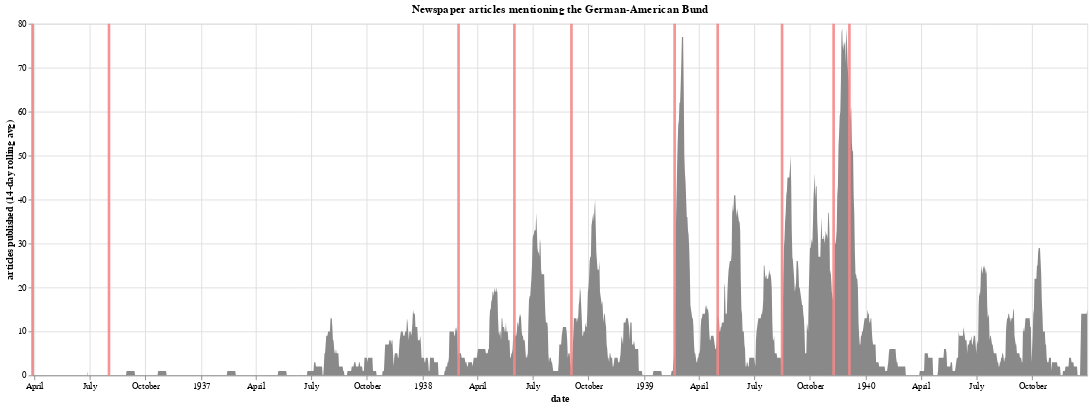

The code cell stored with this chart in its notebook:
### Markdown cell above
## **1936 to 1940 Newspaper Coverage of the German American Bund**

Values are based on a 14-day rolling average to better asses magnitude and frequency of coverage. Red bars represent key dates. Hover over elements for more details.

### Code cell
(articles_rolling + keydates).properties(height=400, width=1200)

### Figure 1 — Vega-Lite specification as saved in the notebook (floating-point values rounded to 4 significant figures; data arrays with more than 128 entries replaced by an {"elided": "..."} marker saying what was removed)
{"config": {"view": {"continuousWidth": 400, "continuousHeight": 300}}, "layer": [{"data": {"name": "data-997b4208e8b3b676f4963cbf7bfef927"}, "mark": {"type": "area", "color": "#898989"}, "encoding": {"tooltip": [{"field": "date", "type": "temporal"}, {"field": "total", "type": "quantitative"}], "x": {"field": "date", "type": "temporal"}, "y": {"axis": {"title": "articles published (14-day rolling avg)"}, "field": "total", "type": "quantitative"}}, "title": "Newspaper articles mentioning the German-American Bund"}, {"data": {"name": "data-331359eced56ebd97d6d444f7ac5ccd7"}, "mark": {"type": "tick", "color": "#F48989", "opacity": 0.9, "size": 400, "thickness": 3}, "encoding": {"tooltip": [{"field": "date", "type": "temporal"}, {"field": "event", "type": "nominal"}], "x": {"field": "date", "type": "temporal"}}}], "height": 400, "width": 1200, "$schema": "https://vega.github.io/schema/vega-lite/v4.17.0.json", "datasets": {"data-997b4208e8b3b676f4963cbf7bfef927": {"elided": "1649 records"}, "data-331359eced56ebd97d6d444f7ac5ccd7": [{"date": "1936-03-29T00:00:00", "event": "Kuhn elected Bundesleiter of German-American Bund"}, {"date": "1936-08-02T00:00:00", "event": "Kuhn travels to Germany and meets Hitler"}, {"date": "1938-03-01T00:00:00", "event": "Kuhn travels to Germany again, unlikely to have met significant Nazi officials. Marks beginning of more agressive anti-Semitism from German-American Bund"}, {"date": "1938-06-01T00:00:00", "event": "Martin Dies and legal authorities, informed by findings from prosecuting Al Capone, change tactics to address the German-American Bund"}, {"date": "1938-09-03T00:00:00", "event": "German-American Bund national convention, aimed to recruit American citizens"}, {"date": "1939-02-20T00:00:00", "event": "German-American Bund hosts a rally at Madison Square Garden with 20,000 attending"}, {"date": "1939-05-02T00:00:00", "event": "German-American Bund financial records siezed by the New York district attorney Thomas Dewey"}, {"date": "1939-11-09T00:00:00", "event": "Kuhn is tried for embezelling funds related to the February Madison Square Garden rally"}, {"date": "1939-12-05T00:00:00", "event": "Kuhn is found guilty and sentenced to 2.5 to 5 years in prison"}, {"date": "1939-08-16T00:00:00", "event": "Kuhn testifies to the Dies Committee"}]}}
